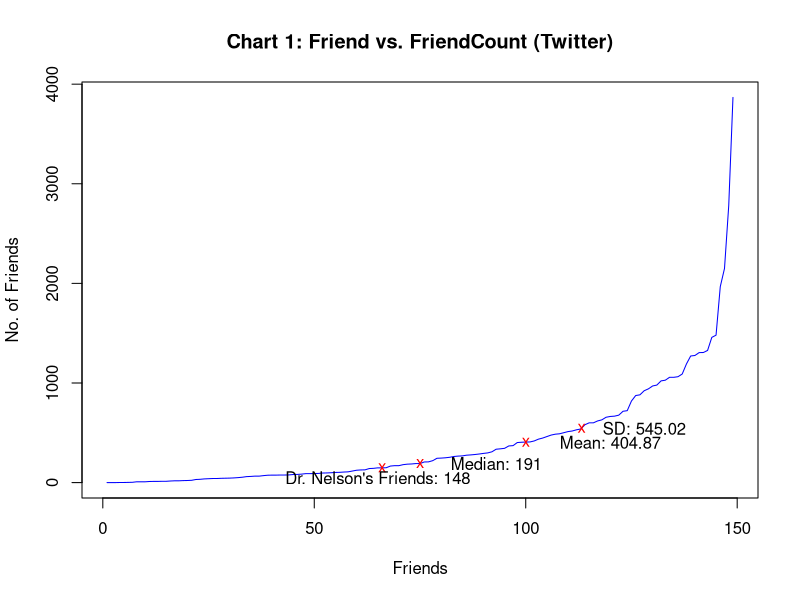

Source code (R):
#!/usr/bin/env Rscript


rawInput <- read.csv(file='FoFCountTwitter.csv', head=TRUE, sep=",")
rawInput$FRIENDCOUNT <- sort(rawInput$FRIENDCOUNT, decreasing = FALSE)

plot(rawInput$FRIENDCOUNT, type='l', xlab='Friends', ylab='No. of Friends', main='Chart 1: Friend vs. FriendCount (Twitter)', col='blue')

meanValue <- mean(rawInput$FRIENDCOUNT)
meanValue
medianValue <- median(rawInput$FRIENDCOUNT)
medianValue
standardDeviationValue <- sd(rawInput$FRIENDCOUNT)
standardDeviationValue


text(66, 148, "x", col = 'red')#Dr. Nelson is 66th on list
text(65, 48, "Dr. Nelson's Friends: 148")

text(100, meanValue, 'x', col = 'red')
text(120, meanValue, 'Mean: 404.87')

text(75, medianValue, 'x', col = 'red')
text(93, medianValue, 'Median: 191')

text(113.2, standardDeviationValue, 'x', col = 'red')
text(128, standardDeviationValue, 'SD: 545.02')



